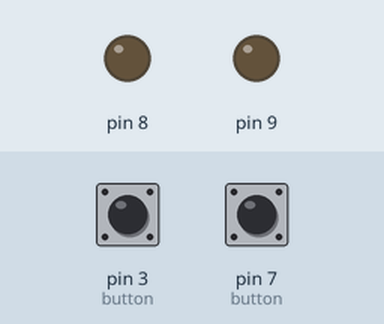
Bench run of a sketch on a simulated Arduino Uno, built with avr-gcc and run on an emulated ATmega328P. Parts: output pins drawn as LEDs (lit = HIGH). Inputs (shaded band) come from the test bench; at power-on: pin 3 (button) LOW, pin 7 (button) LOW.

Above: at 1.2 s.
1.3 s: pin 3 (button) pulled HIGH for 0.15 s
At 1.37 s:
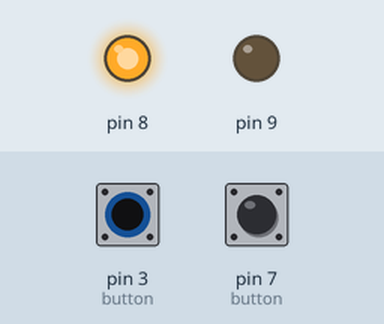
2.9 s: pin 7 (button) pulled HIGH for 0.15 s
At 2.97 s:
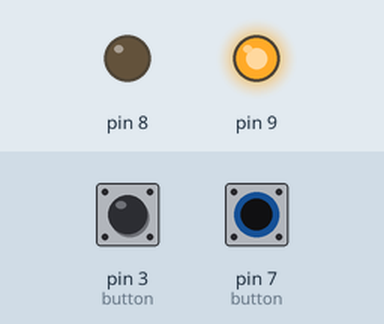
4.5 s: pin 7 (button) pulled HIGH for 3.2 s
At 8.0 s:
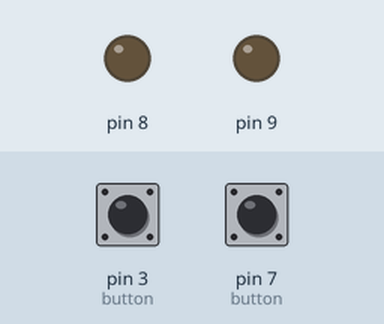
9.2 s: pin 3 (button) pulled HIGH for 3.2 s
At 10.4 s:
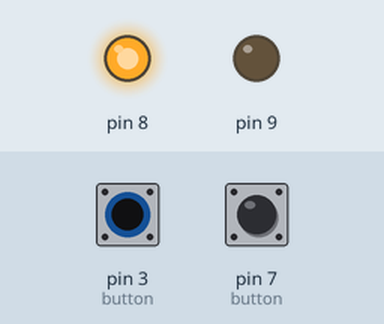
13.9 s: pin 3 (button) driven HIGH and pin 7 (button) driven HIGH
At 15.2 s:
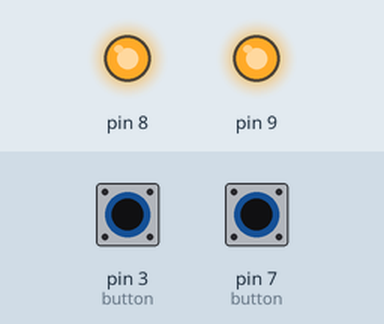
Timing chart, 0 to 16.4 s (numbered marks = the images above; inputs shaded):
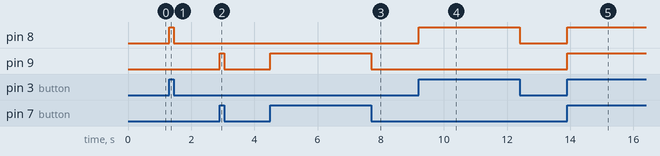

The sketch:

ButtonsApp.ino
```cpp
//In this project, with the help of two button and led,we get values by reading buttons and then light the related led.
void setup() {
  pinMode(3,INPUT);
  pinMode(7,INPUT);
  pinMode(8,OUTPUT);
  pinMode(9,OUTPUT);

}

void loop() {
  int value1=digitalRead(3); //pul-up configuration if button is on,led is low.
  int value2=digitalRead(7); //pull-down configuration if button is on, led is high.

  digitalWrite(8,value1);
  digitalWrite(9,value2);
}
```

Measured:
- after the input at 1.3 s, pin 8: LOW → HIGH at once, → LOW 0.15 s later
- after the input at 2.9 s, pin 9: LOW → HIGH at once, → LOW 0.15 s later
- after the input at 4.5 s, pin 9: LOW → HIGH at once, → LOW 3.2 s later
- after the input at 9.2 s, pin 8: LOW → HIGH at once, → LOW 3.2 s later
- after the input at 13.9 s, pin 8, pin 9: LOW → HIGH at once
